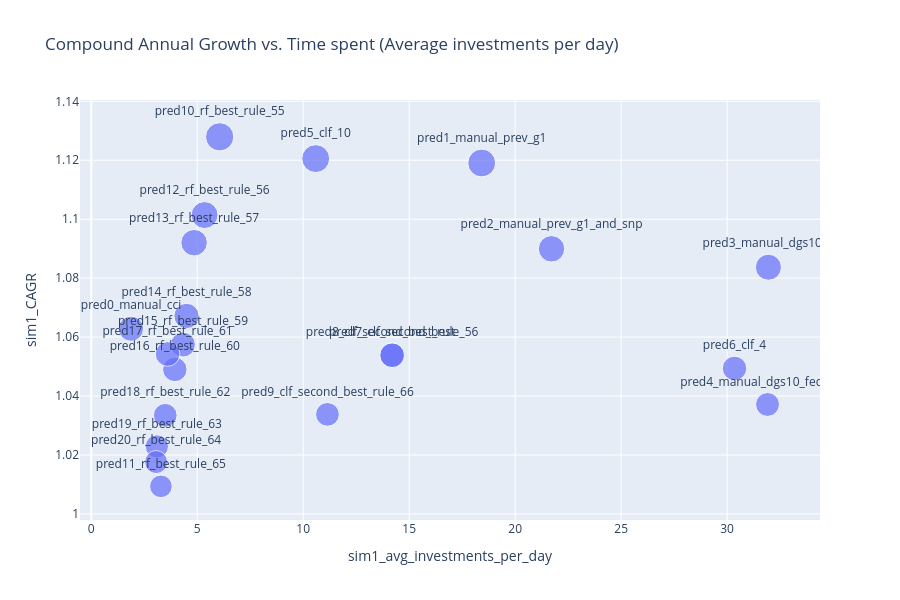

The code cell stored with this chart in its notebook:
### Code cell
# Create the scatter plot
fig = px.scatter(
    df_sim1_results.dropna(),
    x='sim1_avg_investments_per_day',
    y='sim1_CAGR',
    size='sim1_growth_capital_4y',  # Use the 'size' parameter for sim1_CAGR
    text='prediction',
    title='Compound Annual Growth vs. Time spent (Average investments per day)',
    labels={'sim1_capital': 'Initial Capital Requirement', 'growth_capital_4y': '4-Year Capital Growth'},
    height=600  # <- Increase height here

)

# Update the layout to improve readability of the annotations
fig.update_traces(textposition='top center')

# Show the plot
fig.show()

### Figure 1 — Plotly figure (JSON) as saved in the notebook; plotly's stock layout.template omitted (floating-point values rounded to 4 significant figures)
{"data": [{"hovertemplate": "sim1_avg_investments_per_day=%{x}<br>sim1_CAGR=%{y}<br>sim1_growth_capital_4y=%{marker.size}<br>prediction=%{text}<extra></extra>", "legendgroup": "", "marker": {"color": "#636efa", "size": [1.276, 1.568, 1.411, 1.379, 1.157, 1.577, 1.213, 1.234, 1.233, 1.142, 1.619, 1.038, 1.472, 1.422, 1.297, 1.25, 1.211, 1.235, 1.141, 1.095, 1.072], "sizemode": "area", "sizeref": 0.004047, "symbol": "circle"}, "mode": "markers+text", "name": "", "orientation": "v", "showlegend": false, "text": ["pred0_manual_cci", "pred1_manual_prev_g1", "pred2_manual_prev_g1_and_snp", "pred3_manual_dgs10_5", "pred4_manual_dgs10_fedfunds", "pred5_clf_10", "pred6_clf_4", "pred7_clf_second_best", "pred8_clf_second_best_rule_56", "pred9_clf_second_best_rule_66", "pred10_rf_best_rule_55", "pred11_rf_best_rule_65", "pred12_rf_best_rule_56", "pred13_rf_best_rule_57", "pred14_rf_best_rule_58", "pred15_rf_best_rule_59", "pred16_rf_best_rule_60", "pred17_rf_best_rule_61", "pred18_rf_best_rule_62", "pred19_rf_best_rule_63", "pred20_rf_best_rule_64"], "textposition": "top center", "type": "scatter", "x": [1.876, 18.42, 21.72, 31.95, 31.91, 10.59, 30.35, 14.19, 14.2, 11.14, 6.058, 3.286, 5.346, 4.851, 4.494, 4.325, 3.942, 3.6, 3.49, 3.095, 3.06], "xaxis": "x", "y": [1.063, 1.119, 1.09, 1.084, 1.037, 1.121, 1.049, 1.054, 1.054, 1.034, 1.128, 1.009, 1.101, 1.092, 1.067, 1.057, 1.049, 1.054, 1.033, 1.023, 1.018], "yaxis": "y"}], "layout": {"height": 600, "legend": {"itemsizing": "constant", "tracegroupgap": 0}, "title": {"text": "Compound Annual Growth vs. Time spent (Average investments per day)"}, "xaxis": {"anchor": "y", "domain": [0, 1], "title": {"text": "sim1_avg_investments_per_day"}}, "yaxis": {"anchor": "x", "domain": [0, 1], "title": {"text": "sim1_CAGR"}}}}
